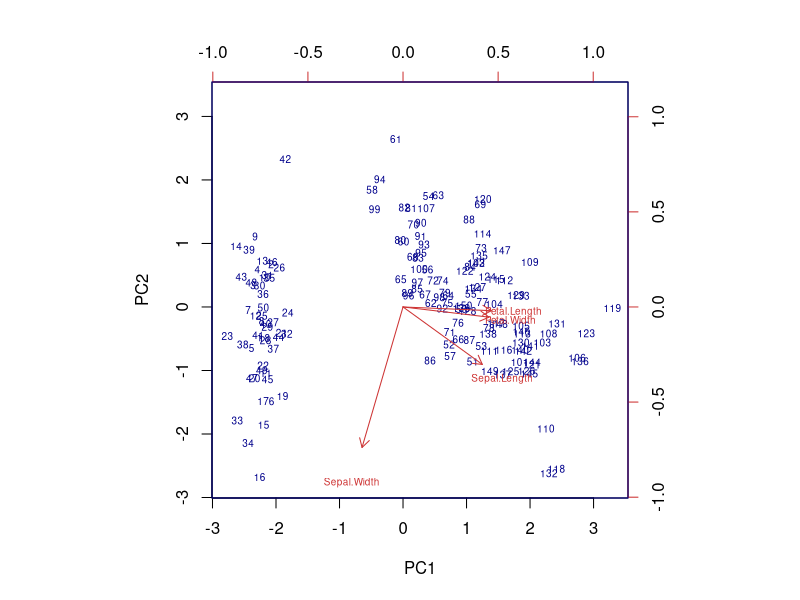
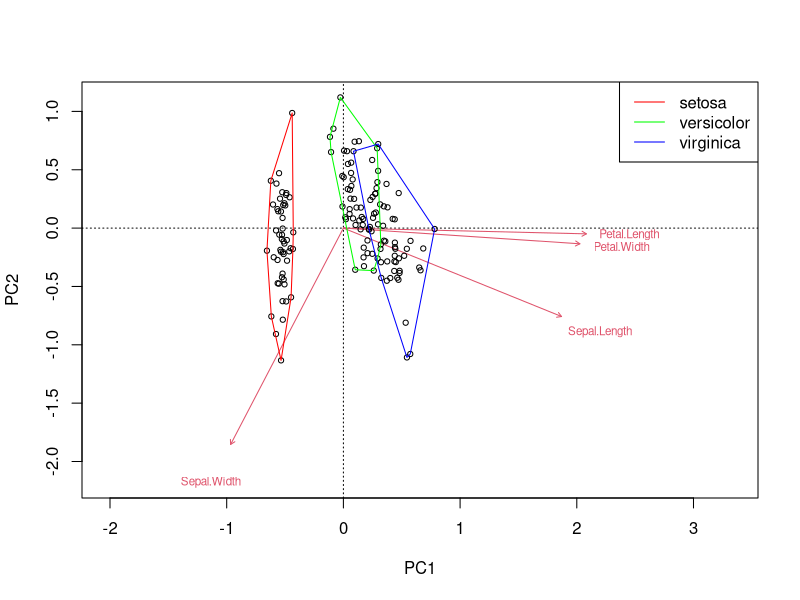

The R source for these figures, in order: (Note: this script raises an error after producing the figures.)
#PCA - tema extra

data(iris)
head(iris)

#prcomp

pca_prcomp<- prcomp(iris[,-5], scale. = TRUE)
names(pca_prcomp)

head(pca_prcomp$x)
head(pca_prcomp$rotation)

pca_prcomp$sdev^2
pca_prcomp$sdev^2 / sum(pca_prcomp$sdev^2)

biplot(x = pca_prcomp, scale = 0, cex = 0.6, col = c("blue4", "brown3"))


#vegan-rda
#install.packages("vegan")
library(vegan)
pca_vegan<- rda(iris[,-5], scale=TRUE)
#summary(pca_vegan)
pca_vegan_sum<-summary(pca_vegan)
names(pca_vegan_sum)


biplot(pca_vegan, type = c("text","points"))
ordihull(pca_vegan, group = iris$Species, col = c("red","green","blue"))
spp.names <- levels(iris$Species)
legend("topright", col = c("red","green","blue"), lty = 1, legend = spp.names)

#factominer y factoextra
#install.packages("factoextra")
#install.packages("FactoMineR")
library(FactoMineR)
pca_facto <- PCA(iris[,-5], graph = FALSE)
print(pca_facto)

fviz_pca_var(pca_facto, col.var="steelblue", labelsize=2)

fviz_pca_ind(pca_facto, geom.ind = "point",  axes = c(1, 2),  habillage=iris$Species,
             addEllipses=TRUE, ellipse.level=0.95) 

fviz_pca_biplot(pca_facto,  habillage = iris$Species, 
                addEllipses = TRUE, col.var = "red",  label = "var", labelsize=3) 

fviz_screeplot(pca_facto)

## PCA gráfica con ggplot2
library(tidyverse)

individuales <- data.frame(pca_prcomp$x) %>% select(PC1, PC2)%>% rownames_to_column(
  var="inds") %>% inner_join(iris %>% rownames_to_column(var="inds"))
vars<-data.frame(pca_prcomp$rotation) %>% select(PC1, PC2)%>% rownames_to_column(var="vars")
componentes<-pca_prcomp$sdev^2 / sum(pca_prcomp$sdev^2)
PC1_label <- paste("PC1", round(componentes[1]*100,1), "%")
PC2_label <- paste("PC2", round(componentes[2]*100,1), "%")

ggplot() +
  geom_point(data = individuales, aes(x=PC1, y=PC2, color =Species), size=2)

ggplot() +
  geom_point(data = individuales, aes(x=PC1, y=PC2, color =Species), size=2)+
  geom_segment(data=vars, aes(x=0, xend=PC1, y=0, yend=PC2),
               arrow = arrow(length = unit(0.3,"cm")))


ggplot() +
  geom_point(data = individuales, aes(x=PC1, y=PC2, color =Species), size=1)+
  geom_segment(data=vars %>% mutate(PC1=PC1*2, PC2=PC2*2),
               aes(x=0, xend=PC1, y=0, yend=PC2),
               arrow = arrow(length = unit(0.3,"cm")))+
  geom_text(data=vars %>% mutate(PC1=PC1*2, PC2=PC2*2), 
            aes(x=PC1, y=PC2, label= vars),
            nudge_x = 0.7, nudge_y = 0.2)


ggplot() +
  geom_point(data = individuales, aes(x=PC1, y=PC2, color =Species), size=2)+
  geom_segment(data=vars %>% mutate(PC1=PC1*2, PC2=PC2*2), aes(x=0, xend=PC1, y=0, yend=PC2),
               arrow = arrow(length = unit(0.3,"cm")))+
  geom_text(data=vars %>% mutate(PC1=PC1*2, PC2=PC2*2), aes(x=PC1, y=PC2, label= vars),
            nudge_x = 0.7, nudge_y = 0.2)+
  geom_vline(xintercept = 0, linetype = 5) +
  geom_hline(yintercept = 0, linetype = 5) +theme_classic()+
  stat_ellipse(data = individuales, aes(x=PC1, y=PC2, color =Species))+
  scale_color_manual(values = c("red", "blue", "green"))+
  ylab(PC2_label)+xlab(PC1_label)

coef<- 2
ggplot() +
  geom_point(data = individuales, aes(x=PC1, y=PC2, color =Species), size=2)+
  geom_segment(data=vars[-1]*coef, aes(x=0, xend=PC1, y=0, yend=PC2),
               arrow = arrow(length = unit(0.3,"cm")))+
  scale_y_continuous(name = "Individuals", sec.axis = sec_axis(
    ~./coef, name="vars"))+theme_linedraw()+xlab("")
